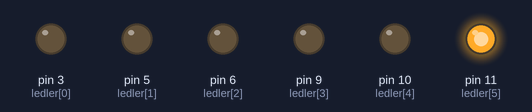
This sketch was run on a simulated Arduino Uno, built with avr-gcc and run on an emulated ATmega328P. Shown: output pins drawn as LEDs (lit = HIGH).

Above: at 0.15 s.
At 2.7 s:
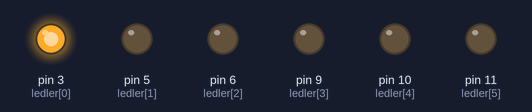
Timing chart, 0 to 3.0 s (numbered marks = the images above):
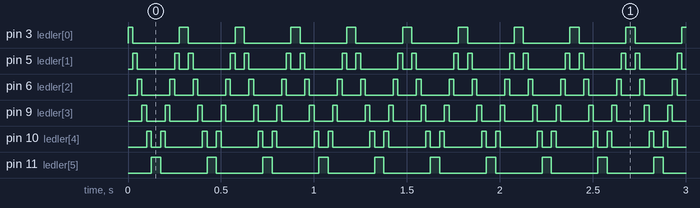

Measured:
- by itself, pin 3 (ledler[0]), pin 11 (ledler[5]): alternates HIGH for 0.05 s and LOW for 0.25 s
- by itself, pin 5 (ledler[1]): repeats every 0.30 s: LOW 0.20 s, HIGH 0.03 s, LOW 0.05 s, HIGH 0.03 s
- by itself, pin 6 (ledler[2]), pin 9 (ledler[3]): alternates HIGH for 0.03 s and LOW for 0.13 s
- by itself, pin 10 (ledler[4]): repeats every 0.30 s: LOW 0.05 s, HIGH 0.03 s, LOW 0.20 s, HIGH 0.03 s

The sketch:

kara_simsek_uygulamasi.ino
```cpp
int ledler[]={3,5,6,9,10,11};
void setup() {
  for(int i=0; i<6; i++){
    pinMode(ledler[i], OUTPUT);
  }
}

void loop() {
  for(int i=0; i<6; i++){
    digitalWrite(ledler[i], HIGH);
    delay(25);
    digitalWrite(ledler[i], LOW);
  }
   for(int j=5; j>-1; j--){
    digitalWrite(ledler[j], HIGH);
    delay(25);
    digitalWrite(ledler[j], LOW);
  }
}
```
